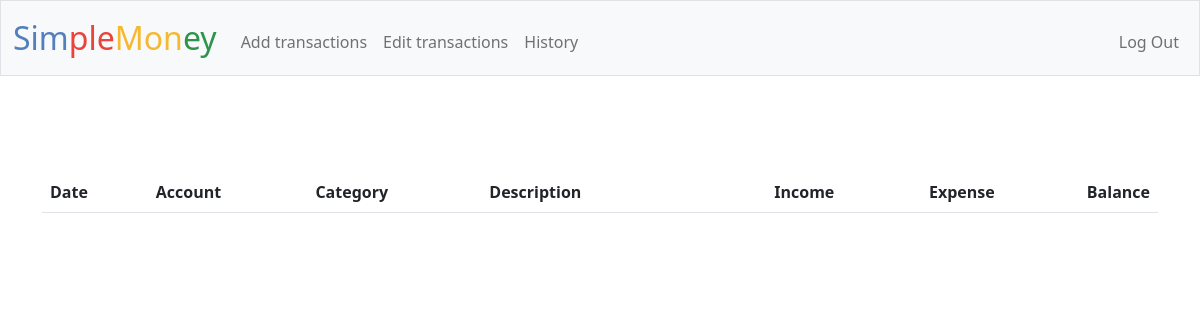
Page /history (signed in) on the earlier database version.
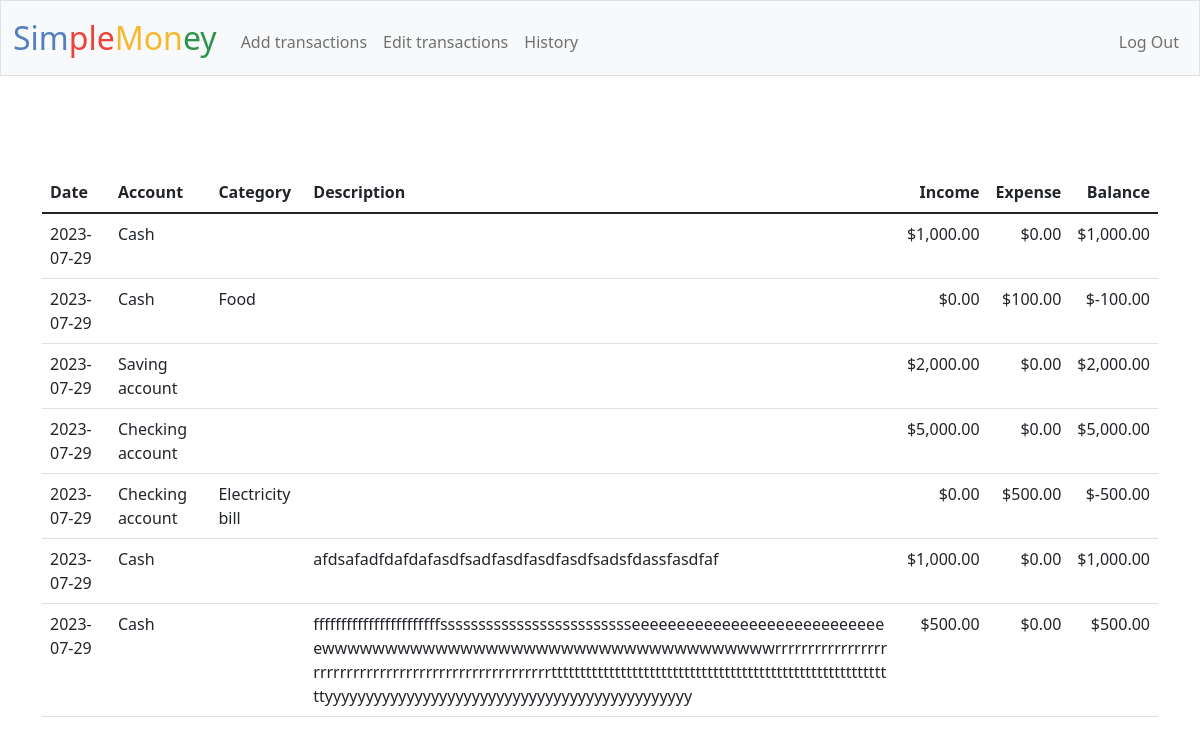
Same page on the later database version.
### tables this page shows
CREATE TABLE transactions (
    id INTEGER PRIMARY KEY AUTOINCREMENT NOT NULL, 
    user_id INTEGER,
    date DATE,
    account	TEXT,
    category TEXT,
    description TEXT,
    income	REAL NOT NULL DEFAULT 0.00,
    expense	REAL NOT NULL DEFAULT 0.00,
    FOREIGN KEY(user_id) REFERENCES users(id)
    );

### app.py (the view)
@app.route("/history")
@login_required
def history():
    user_id = session["user_id"]
    transactions_db = cur.execute(
        "SELECT * FROM transactions WHERE user_id = :user_id", {'user_id': user_id}
    )
    transactions_db = transactions_db.fetchall()
    for row in transactions_db:
        row["balance"] = row["income"] - row["expense"]
    return render_template("history.html", transactions_db=transactions_db)

### app.py (called while the page is built)
def dict_factory(cursor, row):
    fields = [column[0] for column in cursor.description]
    return {key: value for key, value in zip(fields, row)}

@app.after_request
def after_request(response):
    response.headers["Cache-Control"] = "no-cache, no-store, must-revalidate"
    response.headers["Expires"] = 0
    response.headers["Pragma"] = "no-cache"
    return response

### helpers.py (called while the page is built)
def login_required(f):
    @wraps(f)
    def decorated_function(*args, **kwargs):
        if session.get("user_id") is None:
            return redirect("/login")
        return f(*args, **kwargs)
    return decorated_function

def usd(value):
    return f"${value:,.2f}"

### templates/history.html (shortened to what this page needs)
{% extends "layout.html" %}
{% block main %}
    <main class="container py-5 text-center">
        <table class="table">
            <thead>
                <tr>
                    <th class="text-start">Date</th>
                    <th class="text-start">Account</th>
                    <th class="text-start">Category</th>
                    <th class="text-start">Description</th>
                    <th class="text-end">Income</th>
                    <th class="text-end">Expense</th>
                    <th class="text-end">Balance</th>
                </tr>
            </thead>
            <tbody>
                {% for row in transactions_db %}
                    <tr>
                        <td class="text-start">{{ row["date"] }}</td>
                        <td class="text-start">{{ row["account"] }}</td>
                        <td class="text-start">{{ row["category"] }}</td>
                        <td id="transaction-description" class="text-start text-break">{{ row["description"] }}</td>
                        <td class="text-end">{{ row["income"] | usd }}</td>
                        <td class="text-end">{{ row["expense"] | usd }}</td>
                        <td class="text-end">{{ row["balance"] | usd }}</td>
                    </tr>
                {% endfor %}
            </tbody>
        </table>
    </main>
{% endblock %}

### templates/layout.html (shortened to what this page needs)
<!DOCTYPE html>
<html lang="en">
    <head>
        <link href="https://cdn.jsdelivr.net/npm/bootstrap@5.1.3/dist/css/bootstrap.min.css" rel="stylesheet">
        <link href="/static/styles.css" rel="stylesheet">
    </head>
    <body>
        <nav class="bg-light border navbar navbar-expand-md navbar-light">
            <div class="container-fluid">
                <a class="navbar-brand" href="/"><span class="blue">Sim</span><span class="red">ple</span><span class="yellow">Mon</span><span class="green">ey</span></a>
                <div class="collapse navbar-collapse" id="navbar">
                    {% if session["user_id"] %}
                        <ul class="navbar-nav me-auto mt-2">
                            <li class="nav-item"><a class="nav-link" href="{{ url_for("add_transactions") }}">Add transactions</a></li>
                            <li class="nav-item"><a class="nav-link" href="{{ url_for("edit_transactions") }}">Edit transactions</a></li>
                            <li class="nav-item"><a class="nav-link" href="{{ url_for("history") }}">History</a></li>
                        </ul>
                        <ul class="navbar-nav ms-auto mt-2">
                            <li class="nav-item"><a class="nav-link" href="/logout">Log Out</a></li>
                        </ul>
                    {% else %}
                        <ul class="navbar-nav ms-auto mt-2">
                            <li class="nav-item"><a class="nav-link" href="{{ url_for("register") }}">Register</a></li>
                            <li class="nav-item"><a class="nav-link" href="{{ url_for("login") }}">Log In</a></li>
                        </ul>
                    {% endif %}
                </div>
            </div>
        </nav>
        <main class="container-fluid py-5 text-center">
            {% block main %}{% endblock %}
        </main>
    </body>
</html>

### static/styles.css (style rules this page uses)
nav .navbar-brand { font-size: xx-large; }
nav .navbar-brand .blue { color: #537fbe; }
nav .navbar-brand .red { color: #ea433b; }
nav .navbar-brand .yellow { color: #f5b82e; }
nav .navbar-brand .green { color: #2e944b; }

Differences in the rows shown:
added transactions: date "2023-07-29", account "Cash", income "$1,000.00", expense "$0.00", balance "$1,000.00"
added transactions: date "2023-07-29", account "Cash", category "Food", income "$0.00", expense "$100.00", balance "$-100.00"
added transactions: date "2023-07-29", account "Saving account", income "$2,000.00", expense "$0.00", balance "$2,000.00"
added transactions: date "2023-07-29", account "Checking account", income "$5,000.00", expense "$0.00", balance "$5,000.00"
added transactions: date "2023-07-29", account "Checking account", category "Electricity bill", income "$0.00", expense "$500.00", balance "$-500.00"
added transactions: date "2023-07-29", account "Cash", description "afdsafadfdafdafasdfsadfasdfasdfasdfsadsfdassfasdfaf", income "$1,000.00", expense "$0.00", balance "$1,000.00"
added transactions: date "2023-07-29", account "Cash", description "fffffffffffffffffffffffssssssssssssssssssssssssseeeeeeeeeeeeeeeeeeeeeeeeeeeeewwwwwwwwwwwwwwwwwwwwwwwwwwwwwwwwwwwwrrrrrrrrrrrrrrrrrrrrrrrrrrrrrrrrrrrrrrrrrrrrrrrrrrrrrttttttttttttttttttttttttttttttttttttttttttttttttttttttttttttyyyyyyyyyyyyyyyyyyyyyyyyyyyyyyyyyyyyyyyyyyyyy", income "$500.00", expense "$0.00", balance "$500.00"
